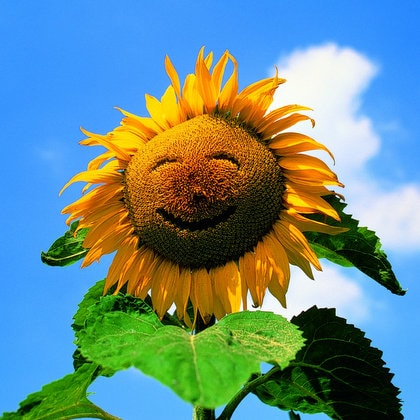
#> input picture peeli_pic.jpg, 420 x 420 px
$ python dev.py
#> lines starting #> are read from the running program, lines starting #| are printed output that depends on the picture; after the words box and inside, x2 and y2 are one past the last pixel; in counts of white or black regions, pixels touching at a corner belong together
import cv2
import numpy as np

## Read
img = cv2.imread("peeli_pic.jpg")
#> img is the input picture: shape (420, 420, 3); mean B, G, R 139.3, 140.3, 105.5

## convert to hsv
hsv = cv2.cvtColor(img, cv2.COLOR_BGR2HSV)
#> hsv: shape (420, 420, 3); mean H, S, V 70.3, 184, 195.2

## mask of green (36,25,25) ~ (86, 255,255)
# mask = cv2.inRange(hsv, (36, 25, 25), (86, 255,255))
mask = cv2.inRange(hsv, (36, 25, 25), (70, 255,255))
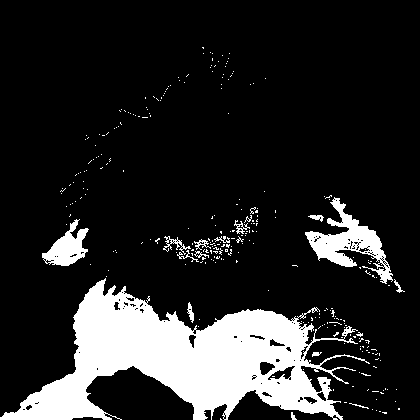
#> mask: shape (420, 420); 15.6% white; 282 white regions (266 under 20 px), largest, box (x1, y1, x2, y2) and area: (0, 278, 370, 420) 22673, (305, 197, 393, 284) 2445, (42, 219, 89, 266) 1060

## slice the green
imask = mask>0
green = np.zeros_like(img, np.uint8)
green[imask] = img[imask]
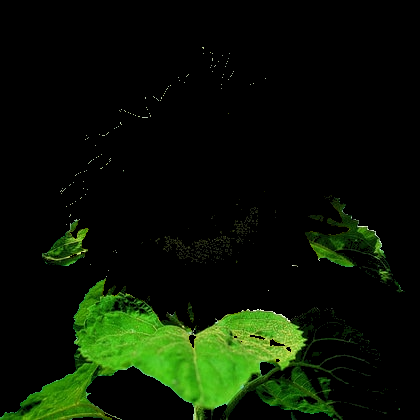
#> green: shape (420, 420, 3); mean B, G, R 3.8, 20.6, 9.7

## save
cv2.imwrite("green_me_krdi.png", green)
